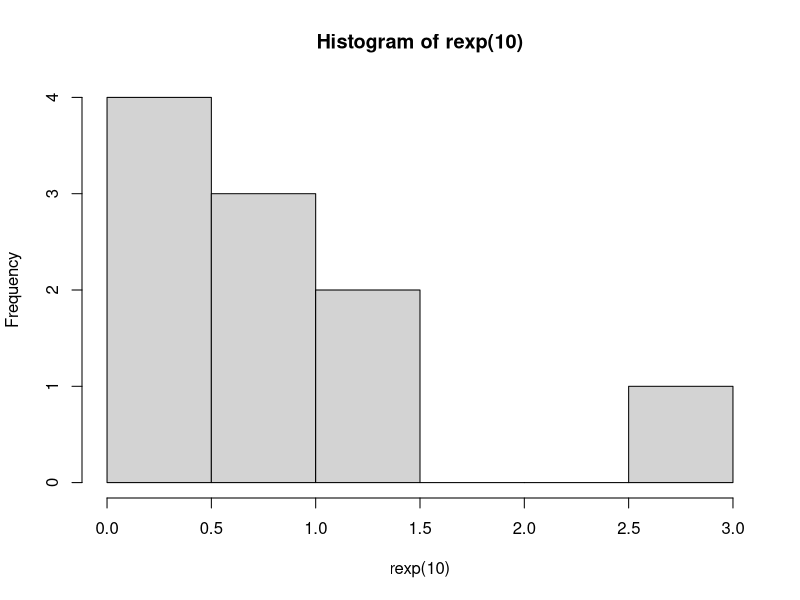
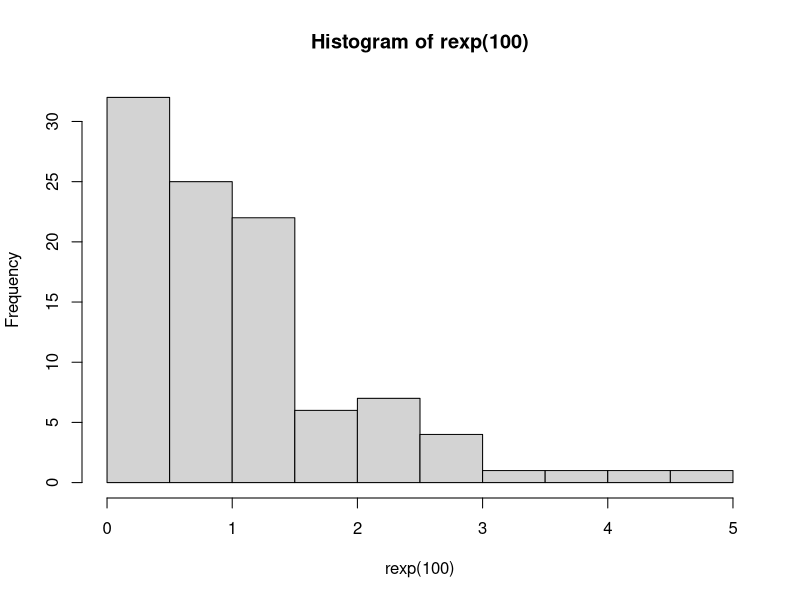
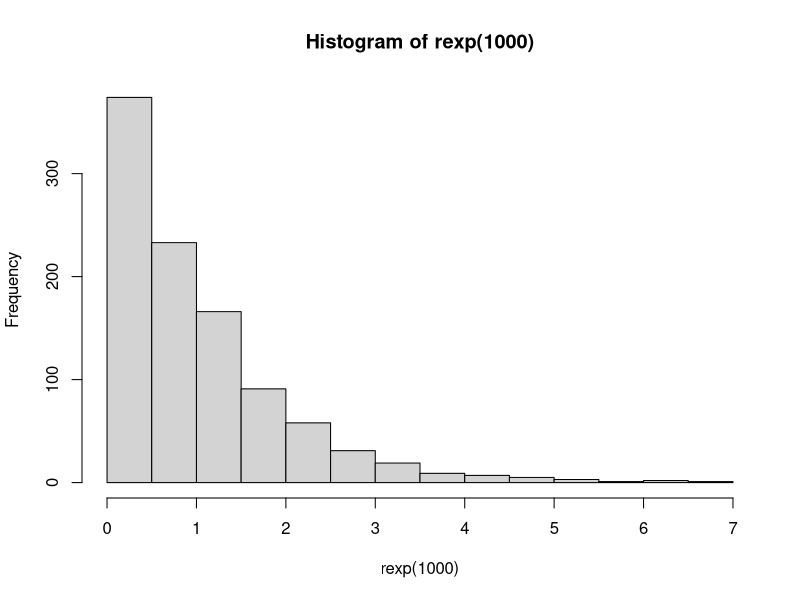
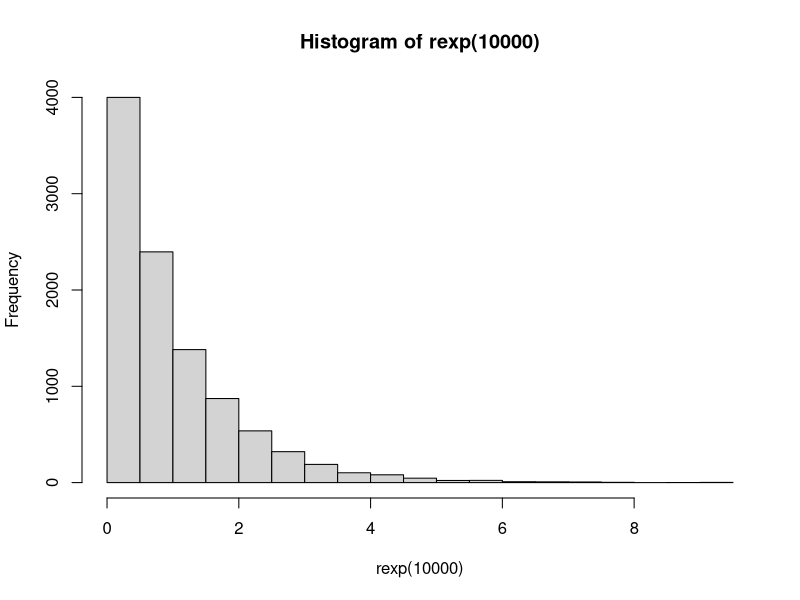

Generate these figures, in order, with R:
lamb <- 3
n <- 100

rataan <- function(lamb){
  return (1/lamb)
} #Rumus rataan

varian <- function(lamb){
  return(1/lamb ^ 2)
} #Rumus varian

# 5a = Menghitung distribusi poisson dengan ?? = 3
set.seed(1)
dexp(3)

# 5b = Histogram dari Distribusi Exponensial untuk 10, 100, 1000 dan 10000 bilangan random
set.seed(1)
hist(rexp(10)) # Histogram distribusi eksponensial untuk 10 angka random
hist(rexp(100)) # Histogram distribusi eksponensial untuk 100 angka random
hist(rexp(1000)) # Histogram distribusi eksponensial untuk 1000 angka random
hist(rexp(10000)) # Histogram distribusi eksponensial untuk 10000 angka random

# 5c = Menghitung rata-rata dan varian
paste("5c: rata-rata = ", rataan(lamb), ", varian = ", varian(lamb))
